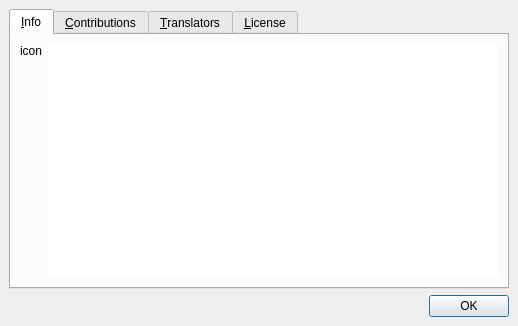
<ui version="4.0" >
 <class>About</class>
 <widget class="QDialog" name="About" >
  <property name="geometry" >
   <rect>
    <x>0</x>
    <y>0</y>
    <width>518</width>
    <height>326</height>
   </rect>
  </property>
  <property name="windowTitle" >
   <string>About SMPlayer</string>
  </property>
  <property name="windowIcon" >
   <iconset/>
  </property>
  <layout class="QVBoxLayout" >
   <property name="margin" >
    <number>9</number>
   </property>
   <property name="spacing" >
    <number>6</number>
   </property>
   <item>
    <widget class="QTabWidget" name="tabWidget" >
     <property name="tabShape" >
      <enum>QTabWidget::Rounded</enum>
     </property>
     <property name="currentIndex" >
      <number>0</number>
     </property>
     <widget class="QWidget" name="info_tab" >
      <attribute name="title" >
       <string>&amp;Info</string>
      </attribute>
      <layout class="QHBoxLayout" >
       <property name="margin" >
        <number>9</number>
       </property>
       <property name="spacing" >
        <number>6</number>
       </property>
       <item>
        <layout class="QVBoxLayout" >
         <property name="margin" >
          <number>0</number>
         </property>
         <property name="spacing" >
          <number>6</number>
         </property>
         <item>
          <widget class="QLabel" name="logo" >
           <property name="text" >
            <string>icon</string>
           </property>
          </widget>
         </item>
         <item>
          <spacer>
           <property name="orientation" >
            <enum>Qt::Vertical</enum>
           </property>
           <property name="sizeHint" >
            <size>
             <width>20</width>
             <height>111</height>
            </size>
           </property>
          </spacer>
         </item>
        </layout>
       </item>
       <item>
        <widget class="QTextBrowser" name="info" >
         <property name="frameShape" >
          <enum>QFrame::NoFrame</enum>
         </property>
         <property name="frameShadow" >
          <enum>QFrame::Plain</enum>
         </property>
         <property name="openExternalLinks" >
          <bool>true</bool>
         </property>
        </widget>
       </item>
      </layout>
     </widget>
     <widget class="QWidget" name="contributions_tab" >
      <attribute name="title" >
       <string>&amp;Contributions</string>
      </attribute>
      <layout class="QHBoxLayout" >
       <property name="margin" >
        <number>9</number>
       </property>
       <property name="spacing" >
        <number>6</number>
       </property>
       <item>
        <layout class="QVBoxLayout" >
         <property name="margin" >
          <number>0</number>
         </property>
         <property name="spacing" >
          <number>6</number>
         </property>
         <item>
          <widget class="QLabel" name="contrib_icon" >
           <property name="text" >
            <string>icon</string>
           </property>
          </widget>
         </item>
         <item>
          <spacer>
           <property name="orientation" >
            <enum>Qt::Vertical</enum>
           </property>
           <property name="sizeHint" >
            <size>
             <width>20</width>
             <height>111</height>
            </size>
           </property>
          </spacer>
         </item>
        </layout>
       </item>
       <item>
        <widget class="QTextBrowser" name="contributions" >
         <property name="frameShape" >
          <enum>QFrame::NoFrame</enum>
         </property>
         <property name="frameShadow" >
          <enum>QFrame::Plain</enum>
         </property>
         <property name="openExternalLinks" >
          <bool>true</bool>
         </property>
        </widget>
       </item>
      </layout>
     </widget>
     <widget class="QWidget" name="translations_tab" >
      <attribute name="title" >
       <string>&amp;Translators</string>
      </attribute>
      <layout class="QHBoxLayout" >
       <property name="margin" >
        <number>9</number>
       </property>
       <property name="spacing" >
        <number>6</number>
       </property>
       <item>
        <layout class="QVBoxLayout" >
         <property name="margin" >
          <number>0</number>
         </property>
         <property name="spacing" >
          <number>6</number>
         </property>
         <item>
          <widget class="QLabel" name="translators_icon" >
           <property name="text" >
            <string>icon</string>
           </property>
          </widget>
         </item>
         <item>
          <spacer>
           <property name="orientation" >
            <enum>Qt::Vertical</enum>
           </property>
           <property name="sizeHint" >
            <size>
             <width>20</width>
             <height>111</height>
            </size>
           </property>
          </spacer>
         </item>
        </layout>
       </item>
       <item>
        <widget class="QTextBrowser" name="translators" >
         <property name="frameShape" >
          <enum>QFrame::NoFrame</enum>
         </property>
         <property name="frameShadow" >
          <enum>QFrame::Plain</enum>
         </property>
         <property name="openExternalLinks" >
          <bool>true</bool>
         </property>
        </widget>
       </item>
      </layout>
     </widget>
     <widget class="QWidget" name="license_tab" >
      <attribute name="title" >
       <string>&amp;License</string>
      </attribute>
      <layout class="QHBoxLayout" >
       <property name="margin" >
        <number>9</number>
       </property>
       <property name="spacing" >
        <number>6</number>
       </property>
       <item>
        <layout class="QVBoxLayout" >
         <property name="margin" >
          <number>0</number>
         </property>
         <property name="spacing" >
          <number>6</number>
         </property>
         <item>
          <widget class="QLabel" name="license_icon" >
           <property name="text" >
            <string>icon</string>
           </property>
          </widget>
         </item>
         <item>
          <spacer>
           <property name="orientation" >
            <enum>Qt::Vertical</enum>
           </property>
           <property name="sizeHint" >
            <size>
             <width>20</width>
             <height>111</height>
            </size>
           </property>
          </spacer>
         </item>
        </layout>
       </item>
       <item>
        <widget class="QTextBrowser" name="license" >
         <property name="frameShape" >
          <enum>QFrame::NoFrame</enum>
         </property>
         <property name="frameShadow" >
          <enum>QFrame::Plain</enum>
         </property>
         <property name="openExternalLinks" >
          <bool>true</bool>
         </property>
        </widget>
       </item>
      </layout>
     </widget>
    </widget>
   </item>
   <item>
    <widget class="QDialogButtonBox" name="buttonBox" >
     <property name="orientation" >
      <enum>Qt::Horizontal</enum>
     </property>
     <property name="standardButtons" >
      <set>QDialogButtonBox::Ok</set>
     </property>
    </widget>
   </item>
  </layout>
 </widget>
 <resources/>
 <connections>
  <connection>
   <sender>buttonBox</sender>
   <signal>accepted()</signal>
   <receiver>About</receiver>
   <slot>accept()</slot>
   <hints>
    <hint type="sourcelabel" >
     <x>248</x>
     <y>254</y>
    </hint>
    <hint type="destinationlabel" >
     <x>157</x>
     <y>274</y>
    </hint>
   </hints>
  </connection>
 </connections>
</ui>
